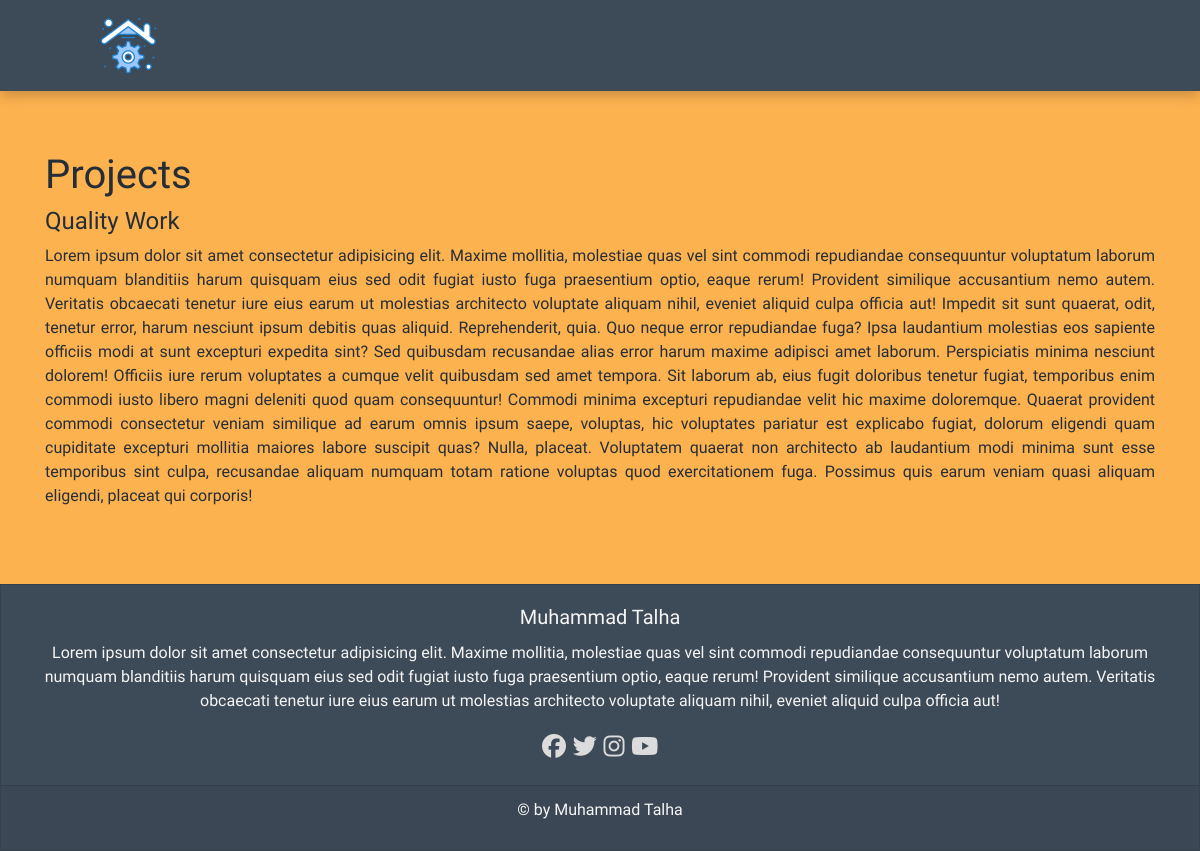
The app's page /projects with its own data.
### core/models.py (models this page shows, shortened)
class Main(models.Model):
    name = models.CharField(max_length=200, blank=True, null=True)
    text1 = models.CharField(max_length=200, blank=True, null=True)
    text2 = models.CharField(max_length=200, blank=True, null=True)
    text3 = models.CharField(max_length=200, blank=True, null=True)
    text4 = models.CharField(max_length=200, blank=True, null=True)
    homeimage = models.ImageField(blank=True, null=True)
    image1 = models.ImageField(blank=True, null=True)
    link = models.URLField(max_length=200, blank=True, null=True)
    button1 = models.CharField(max_length=200, blank=True, null=True)
    link1 = models.URLField(max_length=200, blank=True, null=True)
    button2 = models.CharField(max_length=200, blank=True, null=True)
    link2 = models.URLField(max_length=200, blank=True, null=True)

class Heading(models.Model):
    name = models.CharField(max_length=200, blank=True, null=True)
    text1 = models.CharField(max_length=200, blank=True, null=True)
    image = models.ImageField(blank=True, null=True)
    desc1 = models.TextField(blank=True, null=True)
    desc2 = models.TextField(blank=True, null=True)
    button1 = models.CharField(max_length=200, blank=True, null=True)
    link1 = models.URLField(max_length=200, blank=True, null=True)
    button2 = models.CharField(max_length=200, blank=True, null=True)
    link2 = models.URLField(max_length=200, blank=True, null=True)

class Footer(models.Model):
    name = models.CharField(max_length=200, blank=True, null=True)
    paragraph = models.TextField(blank=True, null=True)
    copyright = models.CharField(max_length=200, blank=True, null=True)

### core/views.py (the view)
# urls.py: path("projects", views.projects, name="projects"),
def projects(request):
    projecting = Project.objects.all().order_by('id')
    paginator = Paginator(projecting, 20)
    page = request.GET.get('page', 1)
    projects = paginator.get_page(page)
    context = {
        'links': Link.objects.all(),
        'main': Main.objects.get(id=1),
        'project': Heading.objects.get(id=4),
        'projects': projects,
        'footer': Footer.objects.get(id=1)
    }
    return render(request, "projects.html", context)

### core/templates/projects.html (shortened to what this page needs)
{% extends 'layout.html' %}
{% block content %}
    <div class="container">
        <section>
            <div class="d-flex flex-column mt-5">
                <h1>{{ project.name }}</h1>
                <h4>{{ project.text1 }}</h4>
                <p>{{ project.desc1 }}</p>
            </div>
        </section>
    </div>
{% endblock %}

### core/templates/layout.html (shortened to what this page needs)
<!DOCTYPE html>
{% load static %}
<html lang="en">
<head>
    <link rel="stylesheet" href="https://stackpath.bootstrapcdn.com/bootstrap/4.4.1/css/bootstrap.min.css">
    <link rel="stylesheet" href="{% static 'style.css'%}">
    <link rel="stylesheet" href="https://cdnjs.cloudflare.com/ajax/libs/font-awesome/4.7.0/css/font-awesome.min.css">
</head>
<body>
    <nav class="navbar navbar-expand-lg">
        <a href="{{ main.link }}">
            <img class="navbar-brand" src="{{ main.homeimage.url }}" onclick="window.location.href=''" alt="">
        </a>
    </nav>
    {% block content %}
    {% endblock %}
    <footer>
        <div class="card text-center" style="border-radius: 0;">
            <div class="card-body">
                <h5 class="card-title">{{ footer.name }}</h5>
                <p style="text-align: center;" class="card-text">{{ footer.paragraph }}</p>
                <div style="font-size: x-large;" class="social-icons">
                    <a href="#"><i class="fab fa-facebook-f"></i></a>
                    <a href="#"><i class="fab fa-twitter"></i></a>
                    <a href="#"><i class="fab fa-instagram"></i></a>
                    <a href="#"><i class="fab fa-youtube"></i></a>
                </div>
            </div>
            <div class="card-footer text-muted">
                <p style="text-align: center;" class="copyright">&copy; by {{ footer.copyright }}</p>
            </div>
        </div>
    </footer>
</body>
</html>

### static/style.css (style rules this page uses)
* { box-sizing: border-box; }
body { background-color:rgb(253, 178, 80); margin:0px; padding:0px; }
nav img { cursor: pointer; }
.navbar { background-color:rgb(61, 74, 87); padding: .5rem 6rem; width: 100%; box-shadow:0px 5px 12px rgba(0,0,0,0.2); }
a { color: Gainsboro; text-align: center; }
.card { background-color: rgb(61, 74, 87); }
h1, h4, p { color: rgb(37, 46, 55); }
.card h5, .card h4, .card p { color: whitesmoke; }
.container { margin: 5% auto; }
p { text-align: justify; text-justify: inter-word; }
h1 { font-family: 'Lily Script One', cursive; }
h4, h5 { font-family: 'Elsie', cursive; }
p, button { font-family: 'Philosopher', sans-serif; }

### records on screen
Main: homeimage (picture)
Heading: name "Projects", text1 "Quality Work", desc1 "Lorem ipsum dolor sit amet consectetur adipisicing elit. Maxime mollitia, molestiae quas vel sint commodi repudiandae consequuntur voluptatum laborum numquam blanditiis harum quisquam eius sed odit fugiat iusto fuga praesentium optio, eaque rerum! Provident similique accusantium nemo autem. Veritatis obcaecati tenetur iure eius earum ut molestias architecto voluptate aliquam nihil, eveniet aliquid culpa officia aut! Impedit sit sunt quaerat, odit, tenetur error, harum nesciunt ipsum debitis quas aliquid. Reprehenderit, quia. Quo neque error repudiandae fuga? Ipsa laudantium molestias eos sapiente officiis modi at sunt excepturi expedita sint? Sed quibusdam recusandae alias error harum…"
Footer: name "Muhammad Talha", paragraph "Lorem ipsum dolor sit amet consectetur adipisicing elit. Maxime mollitia, molestiae quas vel sint commodi repudiandae consequuntur voluptatum laborum numquam blanditiis harum quisquam eius sed odit fugiat iusto fuga praesentium optio, eaque rerum! Provident similique accusantium nemo autem. Veritatis obcaecati tenetur iure eius earum ut molestias architecto voluptate aliquam nihil, eveniet aliquid culpa officia aut!", copyright "Muhammad Talha"
